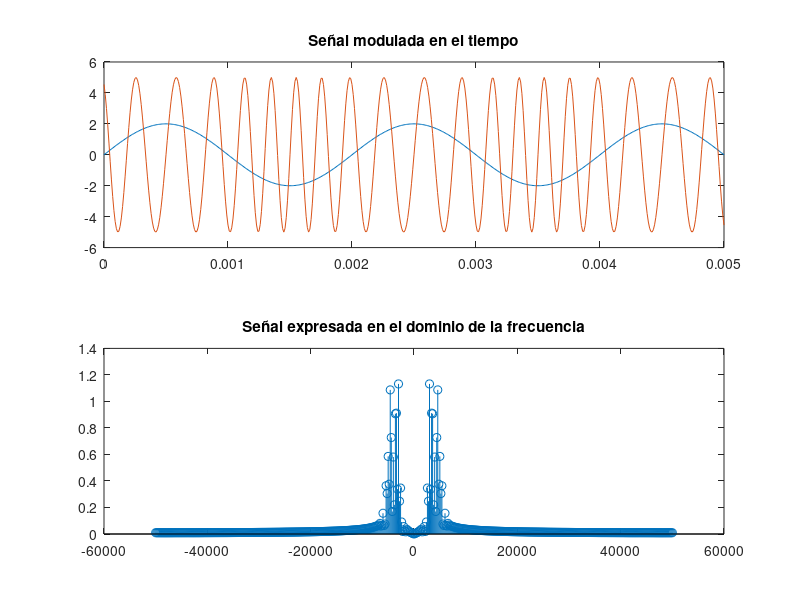
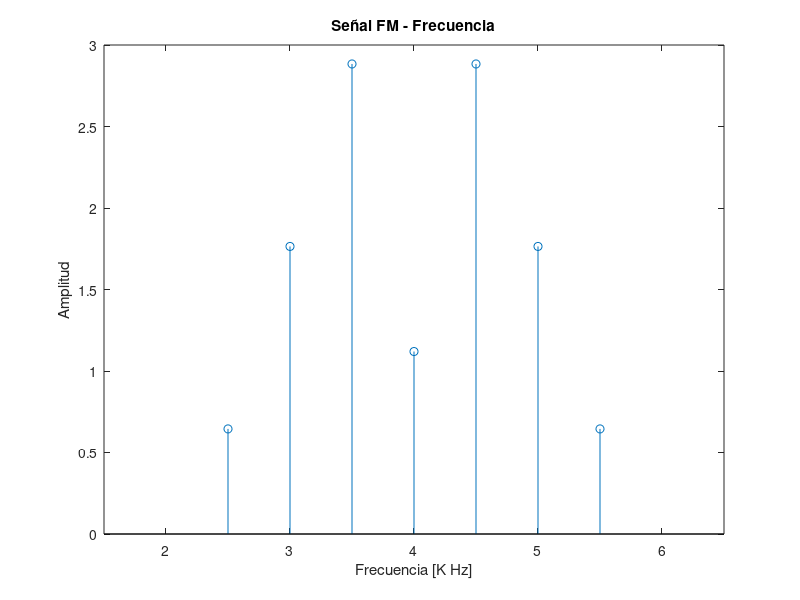

MATLAB code to generate these figures, in order:
clc, clear, close all;

%% Variables globales 
Fs = 100000;
t = 0: 1/Fs: 0.5*10^-2; % Determina la cantidad de puntos

%% Senal de informacion;
a = 2;
fm = 500;
ft = a*sin(2*pi*fm*t);

%% Senal Fm modulada
A = 5;
fc = 4000;
fdev = 1000;
% fi = A*fmmod(ft, fc, Fs, fdev, 0);

fi = A*sin(2*pi*fc*t + a*cos(2*pi*fm*t));

%% Dominio del tiempo

figure
subplot(2,1,1);
plot(t, ft);
hold on
plot(t, fi);
title("Señal modulada en el tiempo");
hold off

%% Dominio de la Frecuencia
N = length(t);
FI = fftshift(fft(fi));

% f = fs*(0:N-1)/N;
f = linspace(-Fs/2, Fs/2, N);

subplot(2, 1, 2);
stem(f, abs(FI/N));
title("Señal expresada en el dominio de la frecuencia");

%% Análisis en frecuencia - Bessel


fc = fc/1000;
fm = fm/1000;

Ffm(1) = 0;
y(1) = 0;
figure
j = 1;

for i = -3 : 3
    Ffm(j) = A*besselj(i,a);
    if( i < 0)
        y(j) = fc + i*fm;
    elseif(i == 0)
        y(j) = fc;
    else
        y(j) = fc + i*fm;
    end
    j = j + 1;
end

stem(y, abs(Ffm));
title("Señal FM - Frecuencia");
xlabel("Frecuencia [K Hz]");
ylabel("Amplitud");
xlim([1.5, 6.5]);